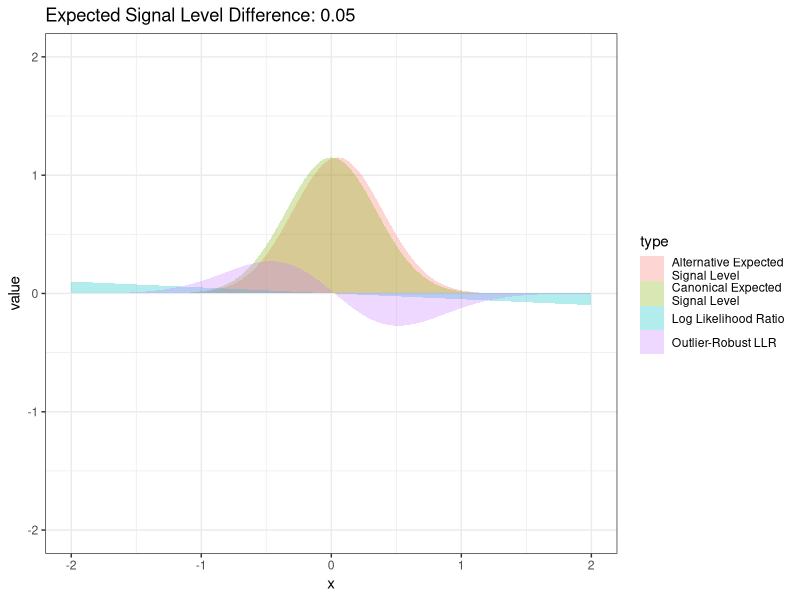
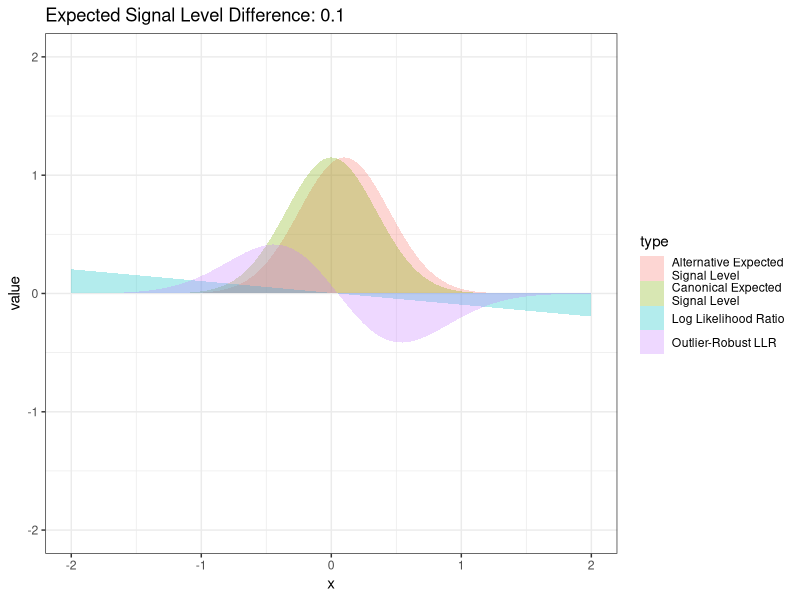
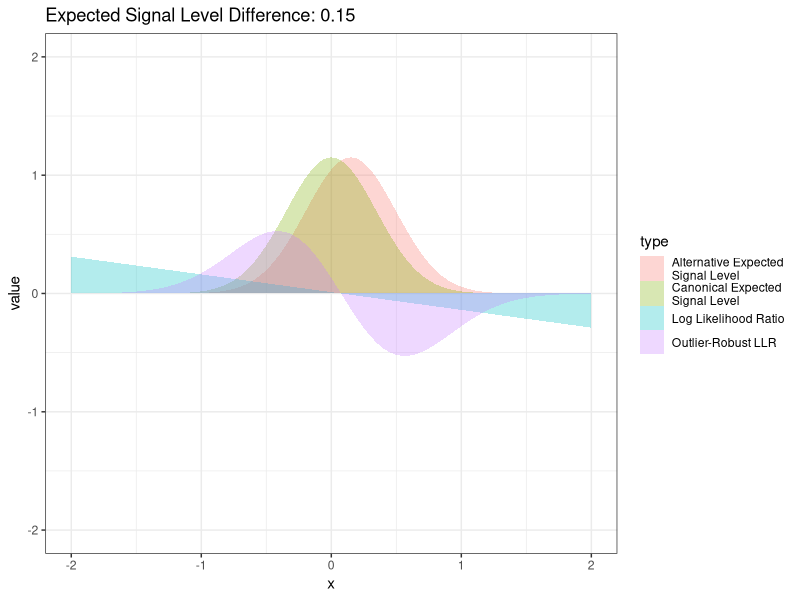
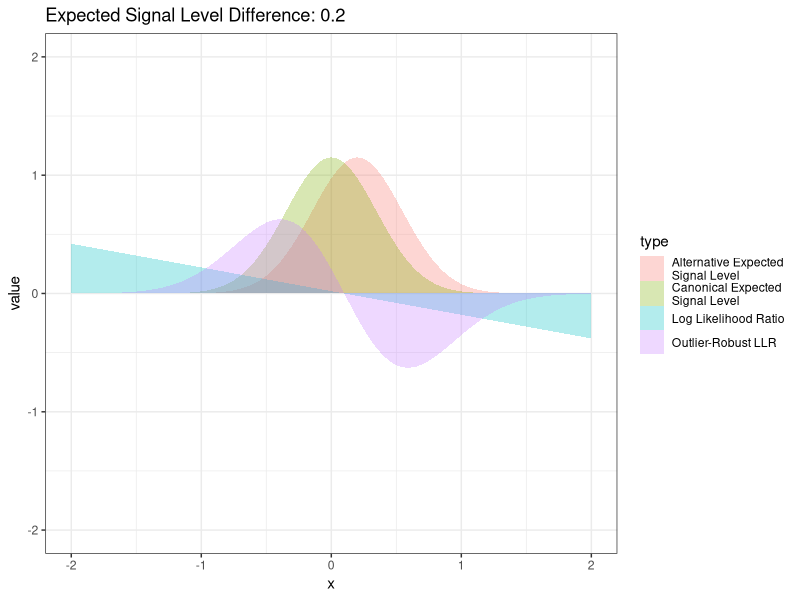
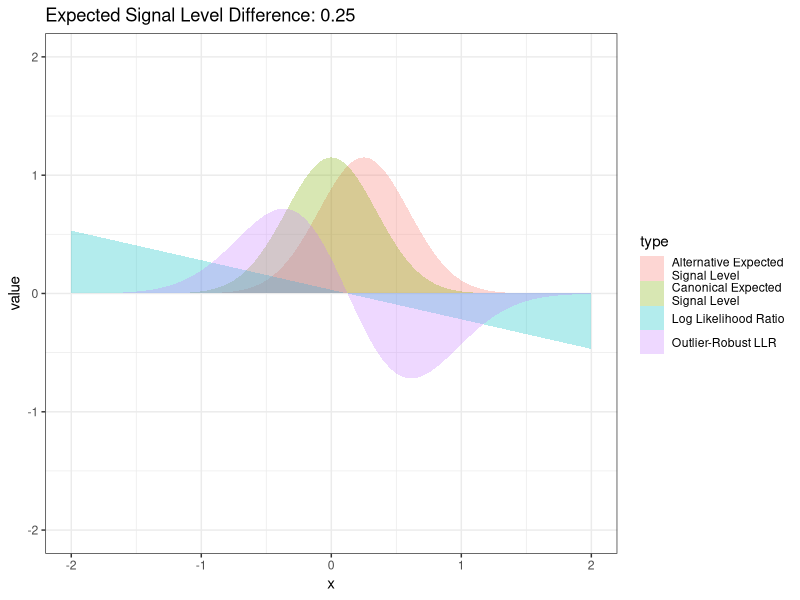
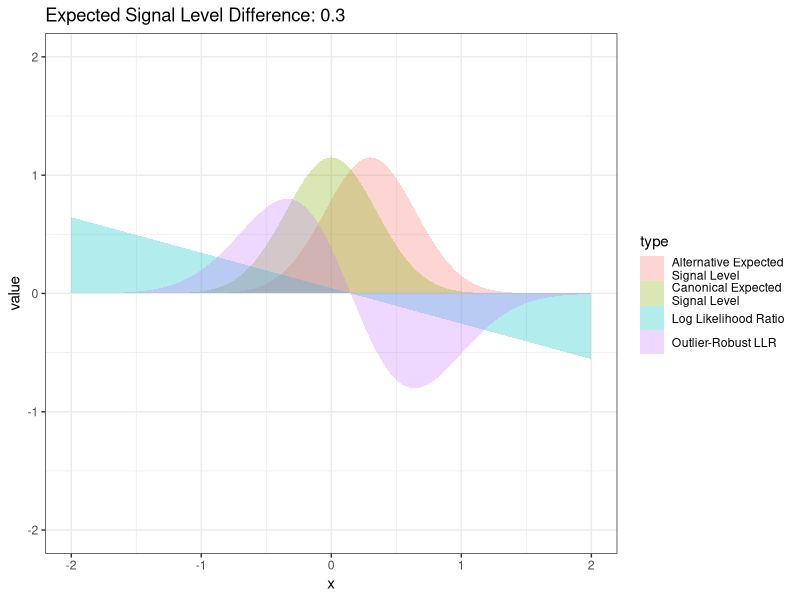
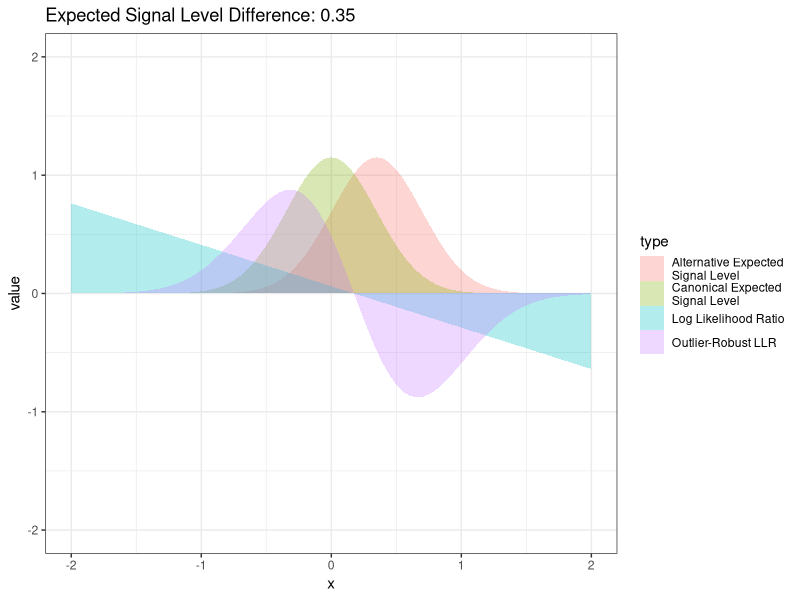
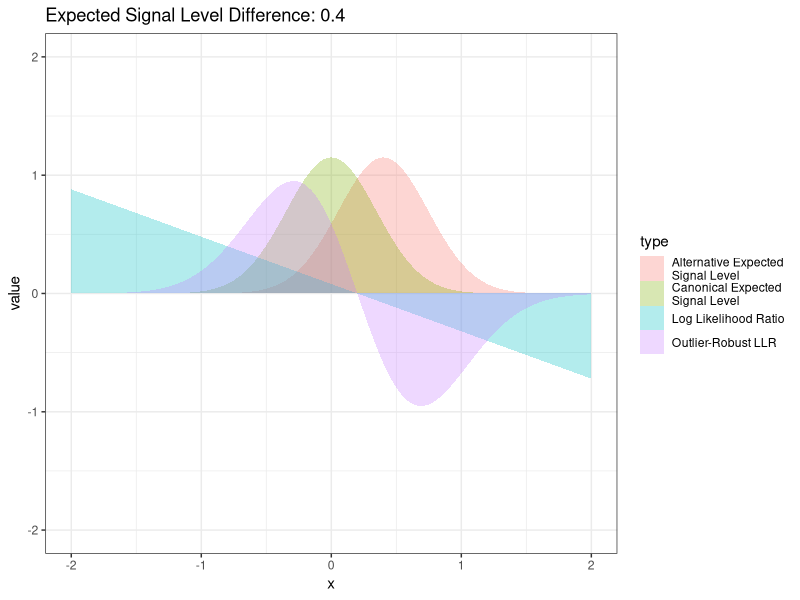

These charts were generated, in order, by the following R code:
library(ggplot2)

scaleFactor <- 4
scaleFactor2 <- 3
scalePower <- 0.2

firstMean <- 0
secondMeans <- seq(0.05, 0.8, 0.05)
constVar <- 0.12

xlims <- c(-2,2)

pdf('llr_test.pdf', width=10)
for (secondMean in secondMeans){
    secondMean <- firstMean + secondMean
    test_vals <- seq(xlims[1], xlims[2], 0.05)

    ref_diffs <- test_vals - firstMean
    alt_diffs <- test_vals - secondMean
    scale_diffs <- test_vals - ((firstMean + secondMean) / 2)
    space_btwn <- (firstMean - secondMean)^2

    dat <- rbind.data.frame(
        data.frame(value=log(dnorm(test_vals, firstMean) / dnorm(test_vals, secondMean)), x=test_vals,
                   type='Log Likelihood Ratio'),
        data.frame(value=exp(-(scale_diffs^2) / (scaleFactor * constVar)) * ((alt_diffs)^2 - (ref_diffs)^2) /
                       (constVar * space_btwn^scalePower * scaleFactor2), x=test_vals,
                   type='Outlier-Robust LLR'),
        data.frame(value=dnorm(test_vals, firstMean, sqrt(constVar)), x=test_vals, type='Canonical Expected\nSignal Level'),
        data.frame(value=dnorm(test_vals, secondMean, sqrt(constVar)), x=test_vals, type='Alternative Expected\nSignal Level')
        )

    print(ggplot(dat) + geom_density(aes(x=x, y=value, fill=type), stat='identity', color='white', size=0, alpha=0.3) +
          theme_bw() + ggtitle(paste('Expected Signal Level Difference:', secondMean)) + ylim(-2,2) + xlim(xlims[1],xlims[2]))
}
foo <- dev.off()
